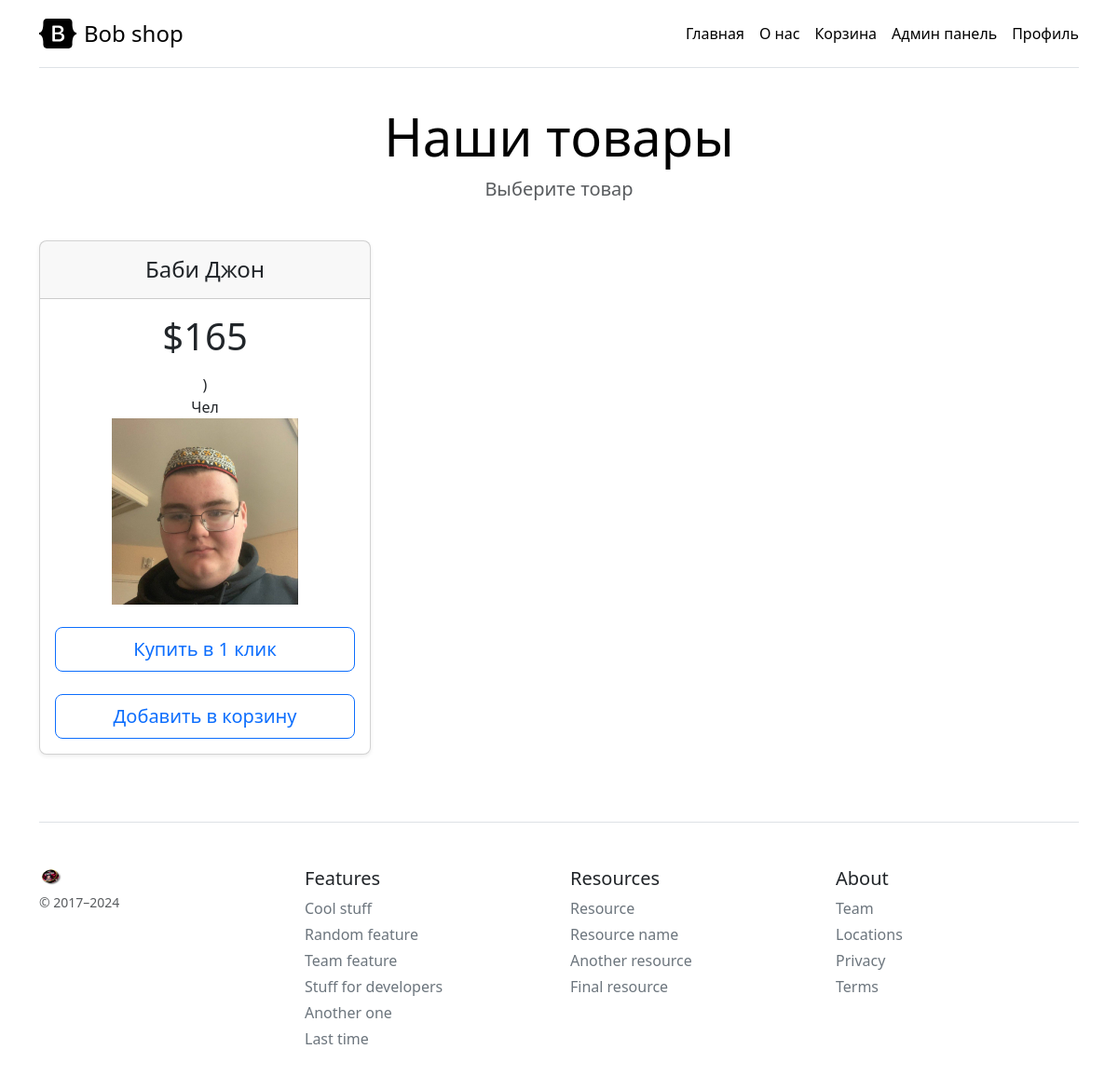
The page / (signed in) on the database its author committed.
### main.py (models this page shows, shortened)
class Item(db.Model):
    id = db.Column(db.Integer, primary_key=True)
    title = db.Column(db.String(100), nullable=False)
    price = db.Column(db.Integer, nullable=False)
    isActive = db.Column(db.Boolean, default=False)
    image_path = db.Column(db.String(255))
    description = db.Column(db.Text, nullable=False)
    category = db.Column(db.String, nullable=False)

### main.py (the view)
@app.route('/')
def index():
    items = Item.query.order_by(Item.category).all()
    return render_template('index.html', data=items)

### main.py (called while the page is built)
@login_manager.user_loader
def load_user(user_id):
    return db.session.query(Users).get(user_id)

### templates/index.html (shortened to what this page needs)
{% extends 'base.html' %}
{% block content %}
<main>
    <div class="pricing-header p-3 pb-md-4 mx-auto text-center">
        <h1 class="display-4 fw-normal text-body-emphasis">Наши товары</h1>
        <p class="fs-5 text-body-secondary">Выберите товар</p>
    </div>
    <div class="row row-cols-1 row-cols-md-3 mb-3 text-center">
        {% for el in data %}
        {% if el.isActive == True %}
        <div class="col">
            <div class="card mb-4 rounded-3 shadow-sm">
                <div class="card-header py-3">
                    <h4 class="my-0 fw-normal">{{ el.title }}</h4>
                </div>
                <div class="card-body">
                    <h1 class="card-title pricing-card-title">${{ el.price }}</h1>
                    <ul class="list-unstyled mt-3 mb-4">
                        <li>{{ el.description }}</li>
                        <li>{{ el.category }}</li>
                        <li><img src="../static/media/{{ el.image_path }}" alt="" width="200px" height="200px"></li>
                    </ul>
                    <a href="/buy/{{ el.title }}"><button type="button" class="w-100 btn btn-lg btn-outline-primary">Купить в 1 клик</button></a><br><br>
                    <a href="/buy/{{ el.title }}"><button type="button" class="w-100 btn btn-lg btn-outline-primary">Добавить в корзину</button></a>
                </div>
            </div>
        </div>
        {% endif %}
        {% endfor %}
    </div>
</main>
{% endblock %}

### rows shown on the page
Item: title "Баби Джон", price "165", description ")", category "Чел", image_path (picture)
